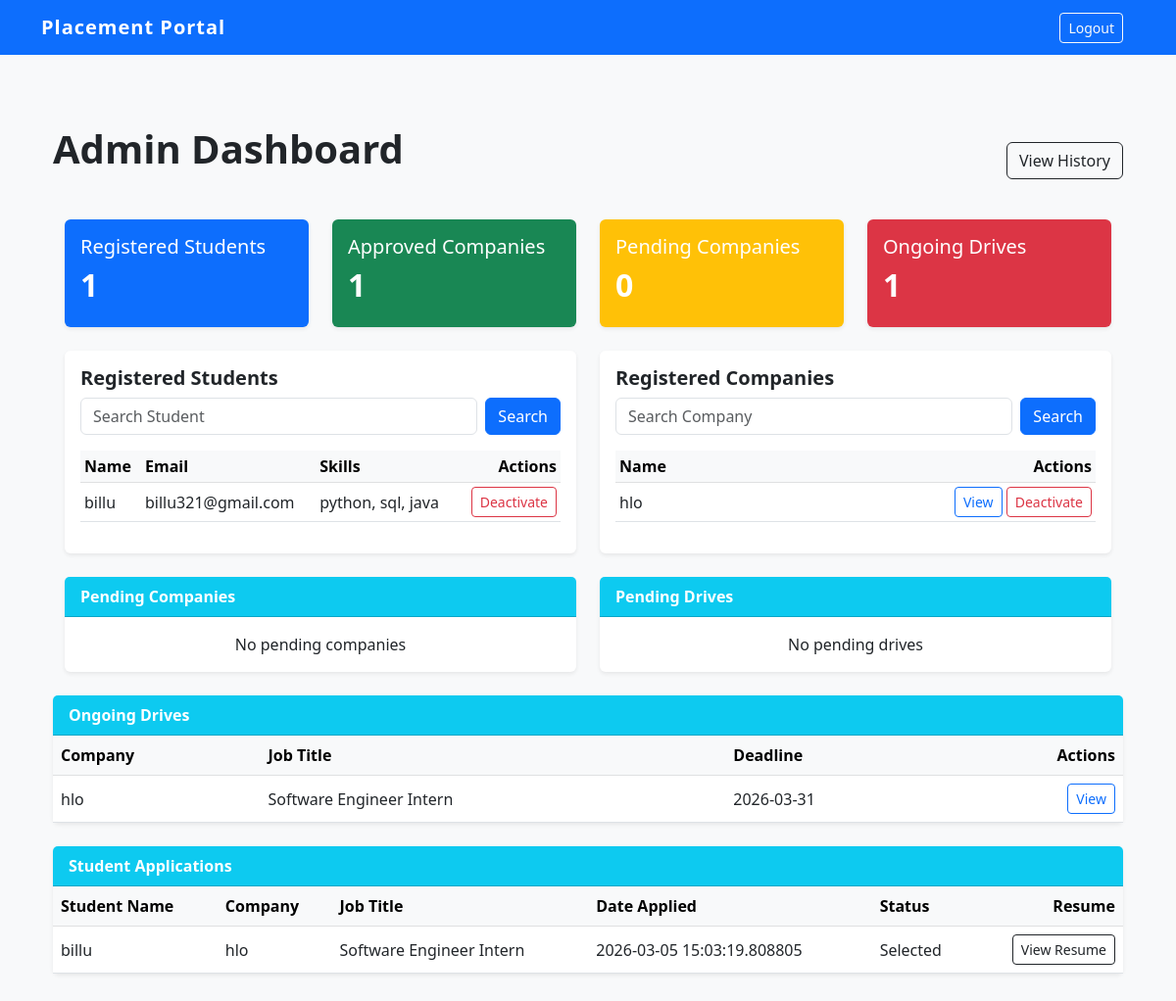
The app's page /admin_dashboard (signed in), older data.
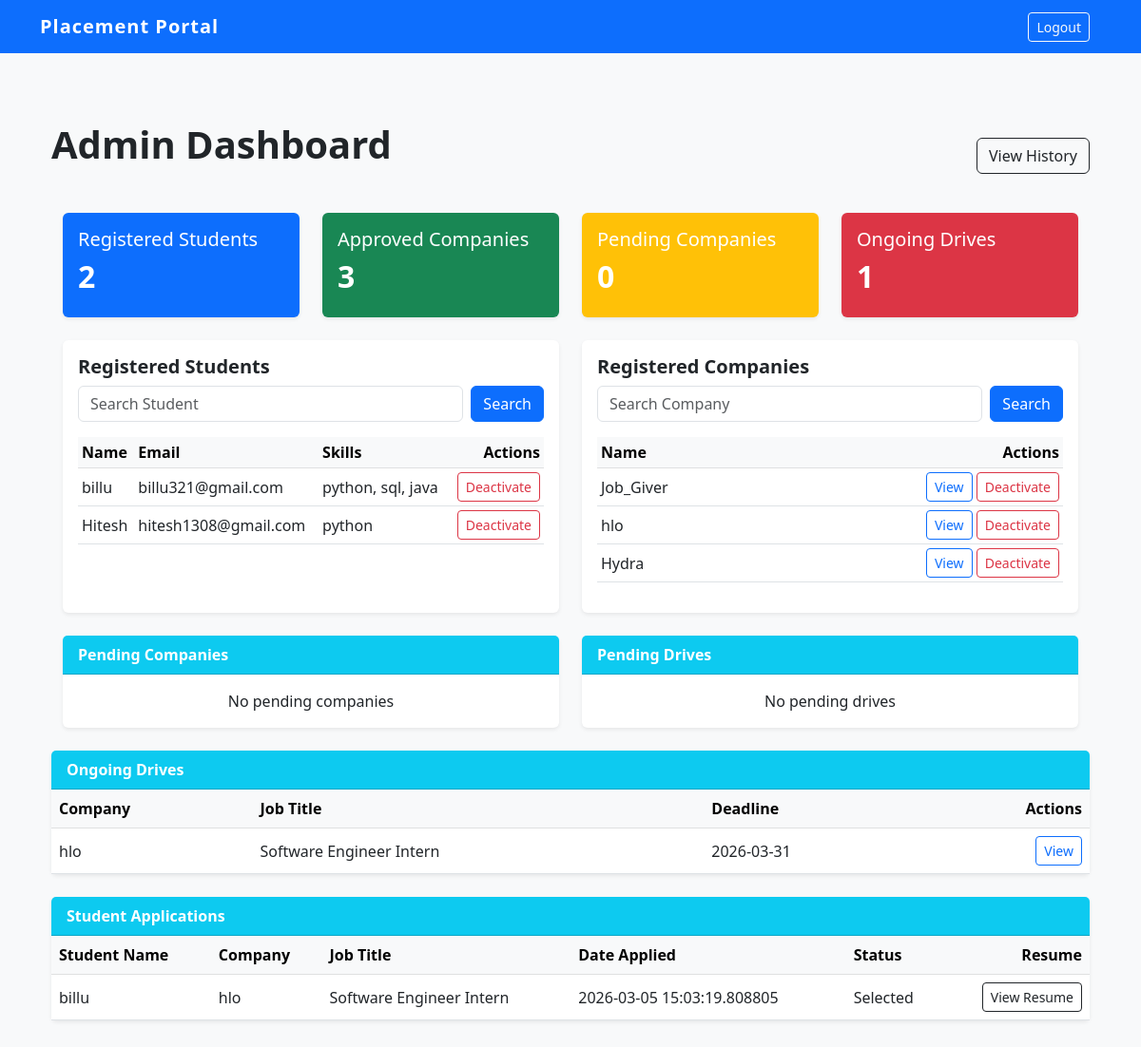
The same page, newer data.
### models.py (models this page shows)
class Student(db.Model):
    id = db.Column(db.Integer, primary_key=True)
    name = db.Column(db.String(50), nullable=False)
    email = db.Column(db.String(100), unique=True, nullable=False)
    password = db.Column(db.String(50), unique=True, nullable=False)
    skills = db.Column(db.String(200))
    resume_path = db.Column(db.String(200))
    is_active = db.Column(db.Boolean, default=True)
    applications = db.relationship('Application', backref='student', lazy=True, cascade="all, delete-orphan")

class Company(db.Model):
    id = db.Column(db.Integer, primary_key=True)
    name = db.Column(db.String(100), unique=True, nullable=False)
    email = db.Column(db.String(100), unique=True, nullable=False)
    password = db.Column(db.String(50), unique=True, nullable=False)
    website = db.Column(db.String(100))
    hr_contact = db.Column(db.String(15))
    description = db.Column(db.Text)
    status = db.Column(db.String(20), default='Pending')
    is_active = db.Column(db.Boolean, default=True)
    drives = db.relationship('PlacementDrive', backref='company', lazy=True, cascade="all, delete-orphan")

class PlacementDrive(db.Model):
    id = db.Column(db.Integer, primary_key=True)
    job_title = db.Column(db.String(100), nullable=False)
    description = db.Column(db.Text)
    eligibility= db.Column(db.Text)
    deadline = db.Column(db.String(20))
    status = db.Column(db.String(20), default='Pending')
    is_active = db.Column(db.Boolean, default=True)
    company_id = db.Column(db.Integer, db.ForeignKey('company.id'), nullable=False)
    applications = db.relationship('Application', backref='drive', lazy=True, cascade="all, delete-orphan")

class Application(db.Model):
    id = db.Column(db.Integer, primary_key=True)
    student_id = db.Column(db.Integer, db.ForeignKey('student.id'), nullable=False)
    drive_id = db.Column(db.Integer, db.ForeignKey('placement_drive.id'), nullable=False)
    status = db.Column(db.String(20), default='Applied')
    date_applied = db.Column(db.DateTime, default=datetime.now(timezone.utc))
    is_active = db.Column(db.Boolean, default=True)

### app.py (the view)
@app.route('/admin_dashboard')
def admin_dashboard():
    if session.get('role') != 'admin':
        return redirect(url_for('login'))
    student_search = request.args.get('student_search', '').strip()
    company_search = request.args.get('company_search', '').strip()
    stats = {
        'total_students': Student.query.filter(Student.is_active == True).count(),
        'total_companies': Company.query.filter(Company.is_active == True).count(),
        'pending_companies': Company.query.filter_by(status='Pending', is_active=True).count(),
    }
    student_query = Student.query
    if student_search:
        student_query = student_query.filter(Student.name.contains(student_search) | Student.id.contains(student_search))
    students = student_query.filter(Student.is_active == True).all()
    company_query = Company.query.filter_by(status = "Approved")
    if company_search:
        company_query = company_query.filter(Company.name.contains(company_search) | Company.id.contains(company_search))
    approved_companies = company_query.filter(Company.is_active == True).all()
    pending_companies = Company.query.filter_by(status='Pending', is_active=True).all()
    pending_drives = PlacementDrive.query.filter_by(status='Pending', is_active=True).all()
    ongoing_drives = PlacementDrive.query.filter_by(status='Approved', is_active=True).all()
    all_applications = Application.query.filter(Application.is_active == True).all()
    return render_template('admin/admin_dashboard.html',
                           student_search=student_search,
                           company_search=company_search,
                           stats=stats,
                           students=students,
                           approved=approved_companies,
                           pending=pending_companies,
                           pending_drives=pending_drives,
                           ongoing_drives=ongoing_drives,
                           applications=all_applications)

### app.py (called while the page is built)
@app.after_request
def add_header(response):
    response.headers['Cache-Control'] = 'no-store, no-cache, must-revalidate, post-check=0, pre-check=0, max-age=0'
    response.headers['Pragma'] = 'no-cache'
    response.headers['Expires'] = '-1'
    return response

### templates/admin/admin_dashboard.html (shortened to what the changed rows need)
{% extends 'base.html' %}
{% block content %}
<div class = "container-fluid py-4">
    <div class="d-flex justify-content-between align-items-center mb-4">
        <h1 class = "fw-bold mb-4">Admin Dashboard</h1>
    </div>
    <div class = "row mb-4">
        <div class = "col-md-3">
            <div class = "card bg-primary text-white shadow-sm p-3">
                <h5>Registered Students</h5>
                <h2 class = "fw-bold">{{ stats.total_students }}</h2>
            </div>
        </div>
        <div class = "col-md-3">
            <div class = "card bg-success text-white shadow-sm p-3">
                <h5>Approved Companies</h5>
                <h2 class = "fw-bold">{{ stats.total_companies }}</h2>
            </div>
        </div>
        <div class = "col-md-3">
            <div class = "card bg-warning text-white shadow-sm p-3">
                <h2 class = "fw-bold">{{ stats.pending_companies }}</h2>
            </div>
        </div>
        <div class = "col-md-3">
            <div class = "card bg-danger text-white shadow-sm p-3">
                <h2 class = "fw-bold">{{ ongoing_drives|length }}</h2>
            </div>
        </div>
    </div>
    <div class = "row mb-4">
        <div class = "col-md-6">
            <div class = "card shadow-sm h-100">
                <div class = "card-body">
                    <div class = "overflow-auto" style = "max-height: 300px;">
                        <table class = "table table-sm align-middle">
                            <thead class = "table-light"><tr><th>Name</th><th>Email</th><th>Skills</th><th class = "text-end">Actions</th></tr></thead>
                            <tbody>
                                {% for s in students %}
                                <tr>
                                    <td>{{ s.name }}</td>
                                    <td>{{ s.email }}</td>
                                    <td>{{ s.skills }}</td>
                                    <td class = "text-end"><a href = "/deactivate/student/{{s.id}}" class = "btn btn-sm btn-outline-danger" onclick = "return confirm('Deactivate Student?')">Deactivate</a></td>
                                </tr>
                                {% endfor %}
                            </tbody>
                        </table>
                    </div>
                </div>
            </div>
        </div>
        <div class = "col-md-6">
            <div class = "card shadow-sm h-100">
                <div class = "card-body">
                    <div class = "overflow-auto" style = "max-height: 300px;">
                        <table class = "table table-sm align-middle">
                            <thead class = "table-light"><tr><th>Name</th><th class = "text-end">Actions</th></tr></thead>
                            <tbody>
                                {% for c in approved %}
                                <tr>
                                    <td>{{ c.name }}</td>
                                    <td class = "text-end">
                                        <button class = "btn btn-sm btn-outline-primary" data-bs-toggle="modal" data-bs-target="#companydetailsModal{{ c.id }}">View</button>
                                        <a href = "/deactivate/company/{{c.id}}" class = "btn btn-sm btn-outline-danger" onclick = "return confirm('Deactivate Company?')">Deactivate</a>
                                    </td>
                                </tr>
                                {% endfor %}
                            </tbody>
                        </table>
                    </div>
                </div>
            </div>
        </div>
    </div>
    <div class = "card shadow-sm mb-4">
        <div class = "card-body p-0">
            <table class = "table table-hover align-middle mb-0">
                <thead class = "table-light">
                    <tr><th>Company</th><th>Job Title</th><th>Deadline</th><th class = "text-end">Actions</th></tr>
                </thead>
                <tbody>
                    {% for d in ongoing_drives %}
                    <tr>
                        <td>{{ d.company.name }}</td>
                        <td>{{ d.job_title }}</td>
                        <td>{{ d.deadline }}</td>
                        <td class = "text-end">
                            <button class = "btn btn-sm btn-outline-primary" data-bs-toggle="modal" data-bs-target="#ongoingdrivesModal{{ d.id }}">View</button>
                        </td>
                    </tr>
                    {% else %}
                    <tr>
                        <td class = "text-center" colspan="12">No ongoing drives.</td>
                    </tr>
                    {% endfor %}
                </tbody>
            </table>
        </div>
    </div>
    <div class = "card shadow-sm mb-4">
        <div class = "card-body p-0">
            <table class = "table table-hover align-middle mb-0">
                <thead class = "table-light">
                    <tr><th>Student Name</th><th>Company</th><th>Job Title</th><th>Date Applied</th><th>Status</th><th class = "text-end">Resume</th></tr>
                </thead>
                <tbody>
                    {% for a in applications %}
                    <tr>
                        <td>{{ a.student.name }}</td>
                        <td>{{ a.drive.company.name }}</td>
                        <td>{{ a.drive.job_title }}</td>
                        <td>{{ a.date_applied }}</td>
                        <td>{{ a.status }}</td>
                        <td class = "text-end">
                            {% if a.student.resume_path %}
                            <a href = "{{ url_for('static', filename='uploads/resumes/' + a.student.resume_path) }}" target = "_blank" class = "btn btn-sm btn-outline-dark">View Resume</a>
                            {% else %}
                            <span class = "text-muted">No Resume</span>
                            {% endif %}
                        </td>
                    </tr>
                    {% else %}
                    <tr>
                        <td class = "text-center" colspan="12">No applications.</td>
                    </tr>
                    {% endfor %}
                </tbody>
            </table>
        </div>
    </div>
</div>
{% endblock %}

Row changes from the older to the newer data that the page shows:
added Student: name "Hitesh", email "hitesh1308@gmail.com", skills "python"
now on this page (row edited): Company: name "Job_Giver"
added Company: name "Hydra"
Text that changed along with them:
{{ stats.total_students }}: "1" → "2"
{{ stats.total_companies }}: "1" → "3"
